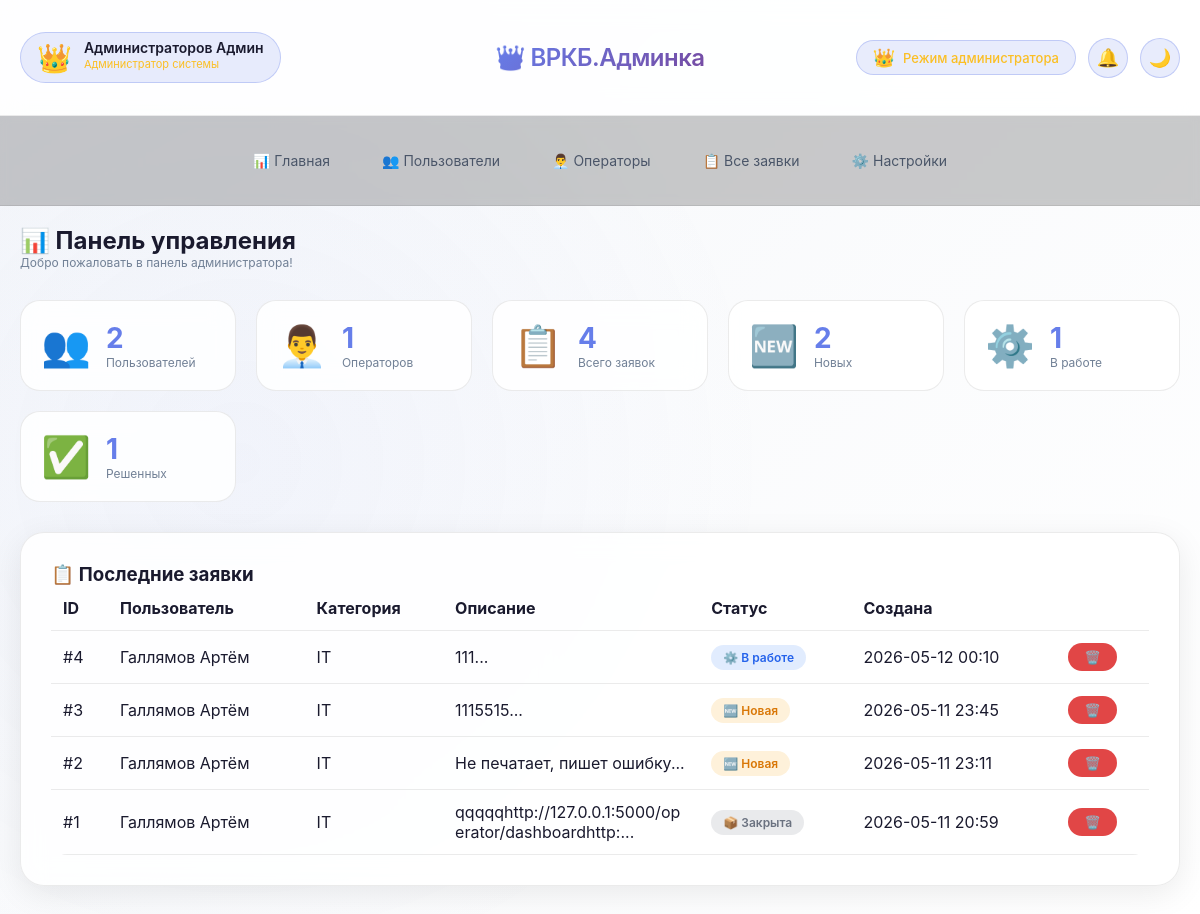
The app's page /admin/dashboard (signed in), older data.
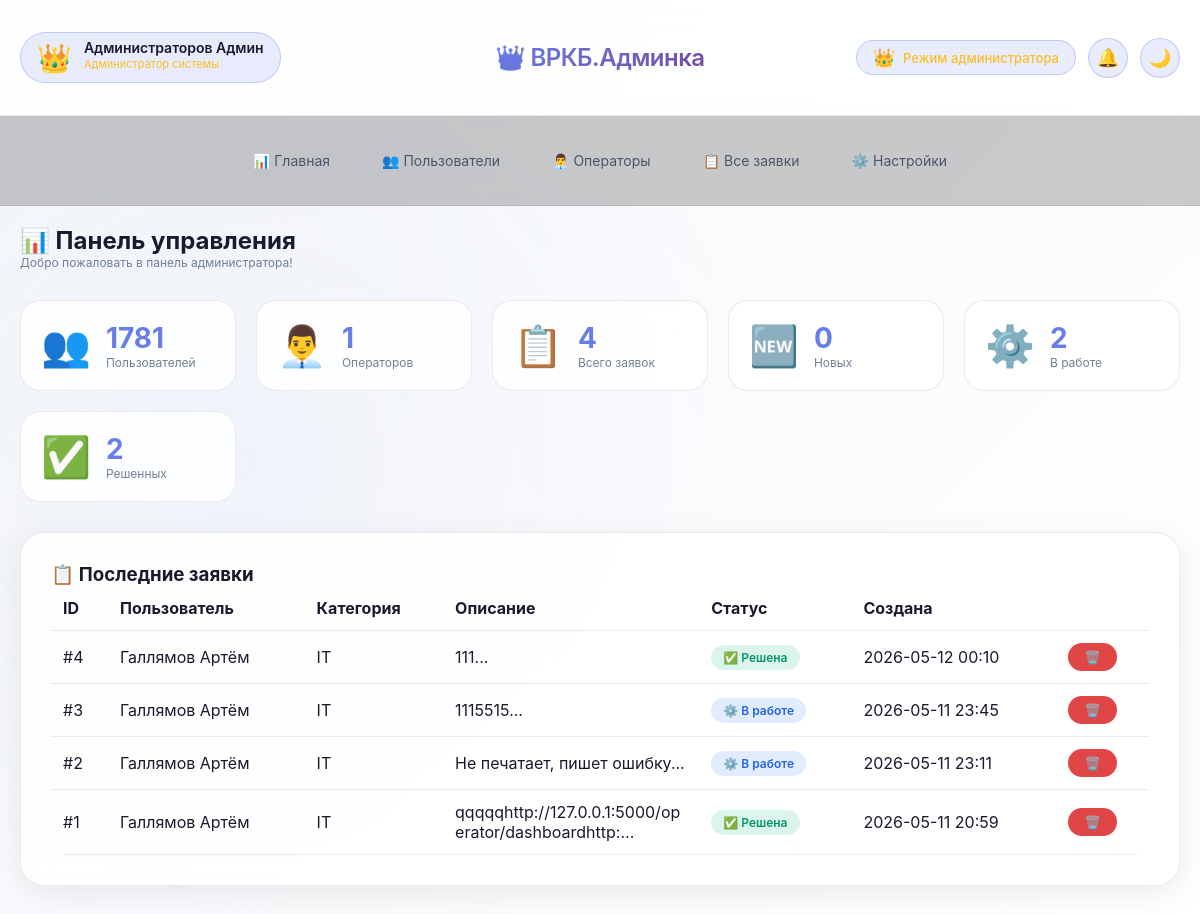
The same page, newer data.
### tables this page shows
CREATE TABLE tickets (
        id INTEGER PRIMARY KEY AUTOINCREMENT,
        user_id INTEGER NOT NULL,
        subject TEXT,
        description TEXT NOT NULL,
        status TEXT DEFAULT 'new',
        priority TEXT DEFAULT 'medium',
        operator_answer TEXT,
        created_at TEXT NOT NULL,
        updated_at TEXT,
        completed_at TEXT,
        assigned_to INTEGER,
        category TEXT,
        problem_type TEXT,
        location TEXT,
        office TEXT,
        assistant_id TEXT,
        printer_manufacturer TEXT,
        printer_model TEXT,
        printer_problem TEXT,
        FOREIGN KEY (user_id) REFERENCES users (id),
        FOREIGN KEY (assigned_to) REFERENCES operators (id)
    );

CREATE TABLE users (
        id INTEGER PRIMARY KEY AUTOINCREMENT,
        username TEXT UNIQUE NOT NULL,
        email TEXT UNIQUE NOT NULL,
        password TEXT NOT NULL,
        last_name TEXT,
        first_name TEXT,
        middle_name TEXT,
        post TEXT,
        phone TEXT,
        created_at TEXT NOT NULL,
        is_admin INTEGER DEFAULT 0
    , department TEXT);

### app.py (the view)
    def decorated_function(*args, **kwargs):
        if not session.get('admin_logged_in'):
            flash('Доступ только для администраторов', 'danger')
            return redirect(url_for('admin_login'))
        return f(*args, **kwargs)

### app.py (called while the page is built, shortened)
def get_db_connection():
    conn = sqlite3.connect('databases/database_helpdesk.db', timeout=20)
    conn.row_factory = sqlite3.Row
    conn.execute('PRAGMA journal_mode=WAL')
    conn.execute('PRAGMA synchronous=NORMAL')
    return conn

def admin_required(f):
    def decorated_function(*args, **kwargs):
        if not session.get('admin_logged_in'):
            flash('Доступ только для администраторов', 'danger')
            return redirect(url_for('admin_login'))
        return f(*args, **kwargs)
    decorated_function.__name__ = f.__name__
    return decorated_function

@app.context_processor
def inject_user():
    user_info = {}
    return {'user': user_info}

### templates/admins/admin_dashboard.html (shortened to what this page needs)
{% extends "admins/base_admin.html" %}
{% block content %}
<h2>📊 Панель управления</h2>
<p class="text-muted">Добро пожаловать в панель администратора!</p>
<div class="stats-grid">
    <div class="stat-card">
        <div class="stat-icon">👥</div>
        <div class="stat-info">
            <div class="stat-value">{{ total_users }}</div>
            <div class="stat-label">Пользователей</div>
        </div>
    </div>
    <div class="stat-card">
        <div class="stat-icon">👨‍💼</div>
        <div class="stat-info">
            <div class="stat-value">{{ total_operators }}</div>
            <div class="stat-label">Операторов</div>
        </div>
    </div>
    <div class="stat-card">
        <div class="stat-icon">📋</div>
        <div class="stat-info">
            <div class="stat-value">{{ total_tickets }}</div>
            <div class="stat-label">Всего заявок</div>
        </div>
    </div>
    <div class="stat-card">
        <div class="stat-icon">🆕</div>
        <div class="stat-info">
            <div class="stat-value">{{ new_tickets }}</div>
            <div class="stat-label">Новых</div>
        </div>
    </div>
    <div class="stat-card">
        <div class="stat-icon">⚙️</div>
        <div class="stat-info">
            <div class="stat-value">{{ in_progress }}</div>
            <div class="stat-label">В работе</div>
        </div>
    </div>
    <div class="stat-card">
        <div class="stat-icon">✅</div>
        <div class="stat-info">
            <div class="stat-value">{{ resolved }}</div>
            <div class="stat-label">Решенных</div>
        </div>
    </div>
</div>
<div class="card" style="margin-top: 20px;">
    <h3>📋 Последние заявки</h3>
    <div class="table-responsive">
        <table class="admin-table">
            <thead>
            <tr>
                <th>ID</th>
                <th>Пользователь</th>
                <th>Категория</th>
                <th>Описание</th>
                <th>Статус</th>
                <th>Создана</th>
                <th></th>
            </tr>
            </thead>
            <tbody>
            {% for ticket in recent_tickets %}
            <tr>
                <td>#{{ ticket.id }}</td>
                <td>{{ ticket.last_name }} {{ ticket.first_name }}</td>
                <td>{{ ticket.category }}</td>
                <td class="ticket-desc-preview">{{ ticket.description[:50] }}...</td>
                <td>
                        <span class="status-badge status-{{ ticket.status }}">
                            {% if ticket.status == 'new' %}🆕 Новая
                            {% elif ticket.status == 'in_progress' %}⚙️ В работе
                            {% elif ticket.status == 'resolved' %}✅ Решена
                            {% else %}📦 Закрыта{% endif %}
                        </span>
                </td>
                <td>{{ ticket.created_at[:16] }}</td>
                <td>
                    <a href="{{ url_for('admin_ticket_delete', ticket_id=ticket.id) }}" class="btn btn-sm btn-danger" onclick="return confirm('Удалить заявку?')">🗑️</a>
                </td>
            </tr>
            {% endfor %}
            </tbody>
        </table>
    </div>
</div>
{% endblock %}

Row changes from the older to the newer data that the page shows:
changed tickets id 4: status "⚙️ В работе" → "✅ Решена"
changed tickets id 3: status "🆕 Новая" → "⚙️ В работе"
changed tickets "Не печатает, пишет ошибку": status "🆕 Новая" → "⚙️ В работе"
changed tickets "qqqqqhttp://127.0.0.1:5000/operator/dashboardhttp:": status "📦 Закрыта" → "✅ Решена"
Text that changed along with them:
{{ total_users }}: "2" → "1781"
{{ new_tickets }}: "2" → "0"
{{ in_progress }}: "1" → "2"
{{ resolved }}: "1" → "2"
